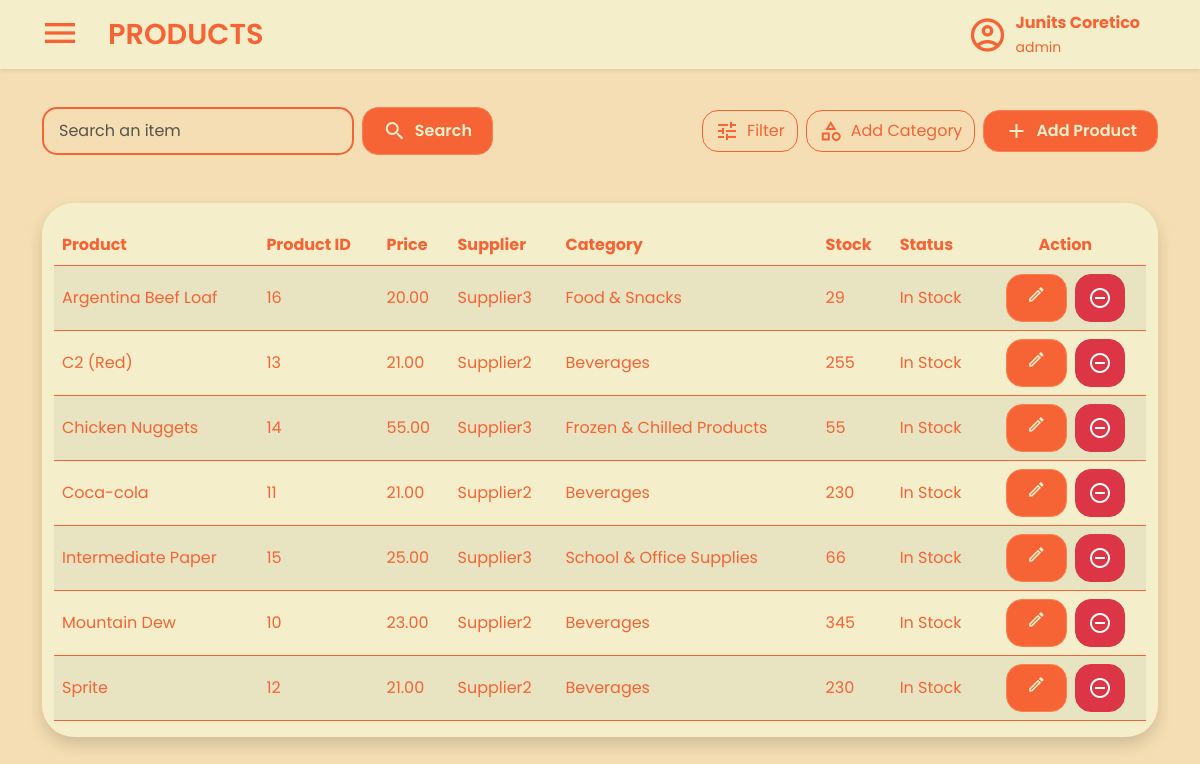
/views/products.php (signed in), run on an earlier commit of the app's database.
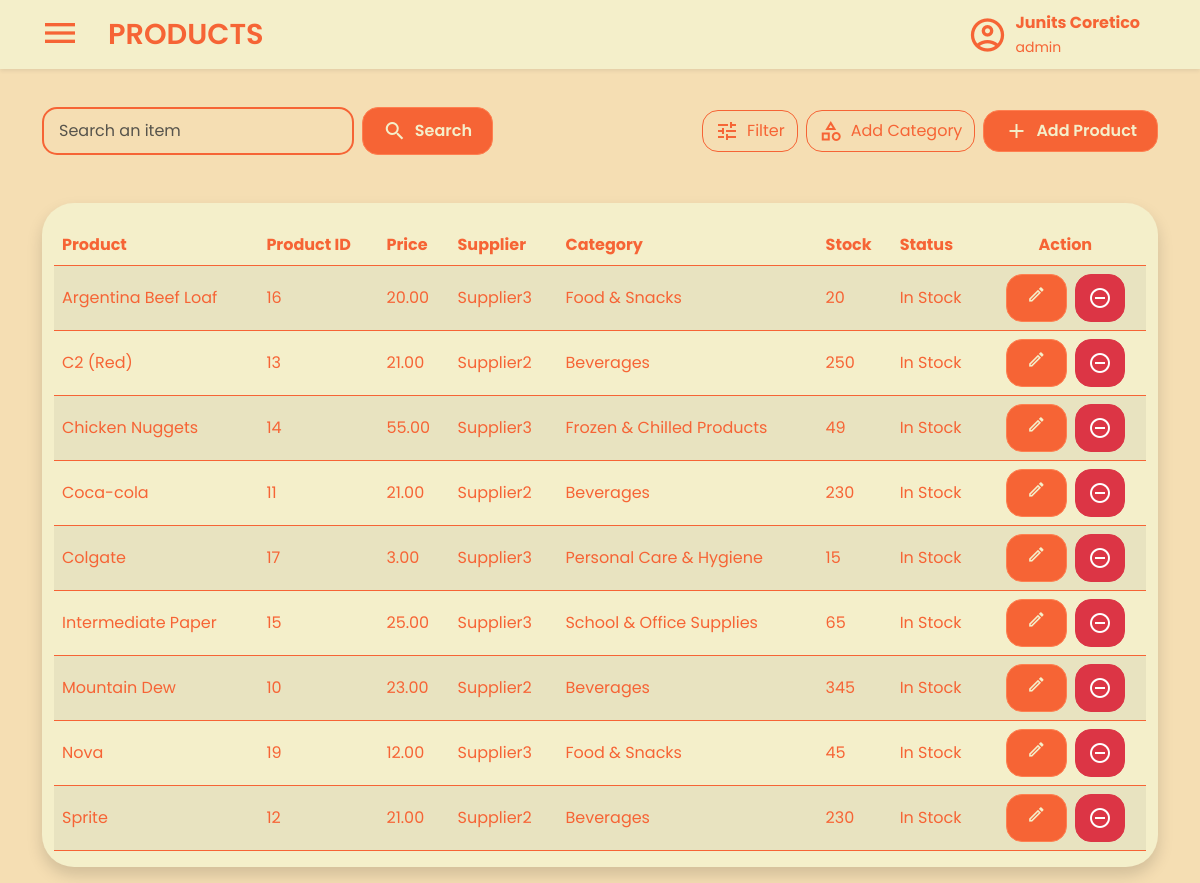
And on a later commit of the database.
### tables this page shows
CREATE TABLE `products` (
  `ProductID` int(11) NOT NULL,
  `Name` varchar(50) NOT NULL,
  `CategoryID` int(11) DEFAULT NULL,
  `Price` decimal(10,2) NOT NULL,
  `StockQuantity` int(11) NOT NULL,
  `Status` enum('In Stock','Out of Stock') NOT NULL DEFAULT 'In Stock',
  `SupplierID` int(11) NOT NULL,
  `Created_At` datetime NOT NULL DEFAULT current_timestamp(),
  `Created_By` int(11) NOT NULL,
  `Updated_At` datetime NOT NULL DEFAULT current_timestamp() ON UPDATE current_timestamp(),
  `Updated_By` int(11) NOT NULL
);

CREATE TABLE `suppliers` (
  `SupplierID` int(11) NOT NULL,
  `Name` varchar(50) NOT NULL,
  `Address` text NOT NULL,
  `PhoneNumber` varchar(255) NOT NULL,
  `ProfileImage` varchar(255) DEFAULT NULL,
  `Created_At` datetime NOT NULL DEFAULT current_timestamp(),
  `Created_By` int(11) NOT NULL,
  `Updated_At` datetime NOT NULL DEFAULT current_timestamp() ON UPDATE current_timestamp(),
  `Updated_By` int(11) NOT NULL
);

CREATE TABLE `categories` (
  `CategoryID` int(11) NOT NULL,
  `Name` varchar(50) NOT NULL,
  `Description` text DEFAULT NULL,
  `Created_At` datetime NOT NULL DEFAULT current_timestamp(),
  `Created_By` int(11) NOT NULL,
  `Updated_At` datetime NOT NULL DEFAULT current_timestamp() ON UPDATE current_timestamp(),
  `Updated_By` int(11) NOT NULL
);

### views/products.php (the view, shortened to what the changed rows need)
<?php
include '../database/database.php';
$filter = $_GET['filter'] ?? 'In Stock';
try {
    $stmt = $conn->prepare("CALL GetProducts(?)");
    $stmt->bind_param("s", $filter);
    $stmt->execute();
    $products = $stmt->get_result();
} catch (Exception $e) {
    die("Error fetching products: " . $e->getMessage());
}
?>
<!DOCTYPE html>
<html lang="en">
<head>
    <link rel="stylesheet" href="../statics/products-style.css" />
    <link rel="stylesheet" href="../statics/style.css" />
    <link rel="stylesheet" href="../statics/css/bootstrap.min.css" />
</head>
<body class="main">
    <div class="container mt-4 pt-5">
        <div class="container-fluid rounded-5 shadow">
            <div class="table-responsive mb-3">
                <table class="table table-striped rounded-3">
                    <thead>
                        <tr>
                            <th>Product</th>
                            <th>Product ID</th>
                            <th>Price</th>
                            <th>Supplier</th>
                            <th>Category</th>
                            <th>Stock</th>
                            <th>Status</th>
                            <th class="text-center">Action</th>
                        </tr>
                    </thead>
                    <tbody>
                        <?php while ($row = $products->fetch_assoc()): ?>
                            <tr>
                                <td class="align-middle"><?php echo htmlspecialchars($row['Name']); ?></td>
                                <td class="align-middle"><?php echo htmlspecialchars($row['ProductID']); ?></td>
                                <td class="align-middle"><?php echo number_format($row['Price'], 2); ?></td>
                                <td class="align-middle"><?php echo htmlspecialchars($row['SupplierName'] ?? 'N/A'); ?></td>
                                <td class="align-middle"><?php echo htmlspecialchars($row['CategoryName'] ?? 'N/A'); ?></td>
                                <td class="align-middle"><?php echo htmlspecialchars($row['StockQuantity']); ?></td>
                                <td class="align-middle"><?php echo htmlspecialchars($row['Status']); ?></td>
                                <td class="align-middle text-center">
                                    <div class="d-flex justify-content-center gap-2">
                                        <button class="btn edit-button btn-primary add-product-button rounded-4"
                                            data-bs-toggle="modal" data-bs-target="#editProductModal"
                                            data-product-id="<?php echo $row['ProductID']; ?>"
                                            data-price="<?php echo $row['Price']; ?>"
                                            data-status="<?php echo $row['Status']; ?>">
                                            <span class="material-icons-outlined">edit</span>
                                        </button>
                                        <button type="button" class="btn btn-danger d-flex align-items-center gap-2 py-2 rounded-4 discard-button"
                                            data-bs-toggle="modal" data-bs-target="#discardStockModal">
                                            <span class="material-icons-outlined">remove_circle_outline</span>
                                        </button>
                                    </div>
                                </td>
                            </tr>
                        <?php endwhile; ?>
                    </tbody>
                </table>
            </div>
        </div>
    </div>
</body>
</html>

What changed in the data, as far as the page shows it:
changed products "Argentina Beef Loaf": StockQuantity "29" → "20"
changed products "C2 (Red)": StockQuantity "255" → "250"
changed products "Chicken Nuggets": StockQuantity "55" → "49"
now on this page (row edited): products: Name "Colgate", ProductID "17", Price "3.00", SupplierID.Name "Supplier3", CategoryID.Name "Personal Care & Hygiene", StockQuantity "15", Status "In Stock"
changed products "Intermediate Paper": StockQuantity "66" → "65"
added products: Name "Nova", ProductID "19", Price "12.00", SupplierID.Name "Supplier3", CategoryID.Name "Food & Snacks", StockQuantity "45", Status "In Stock"
